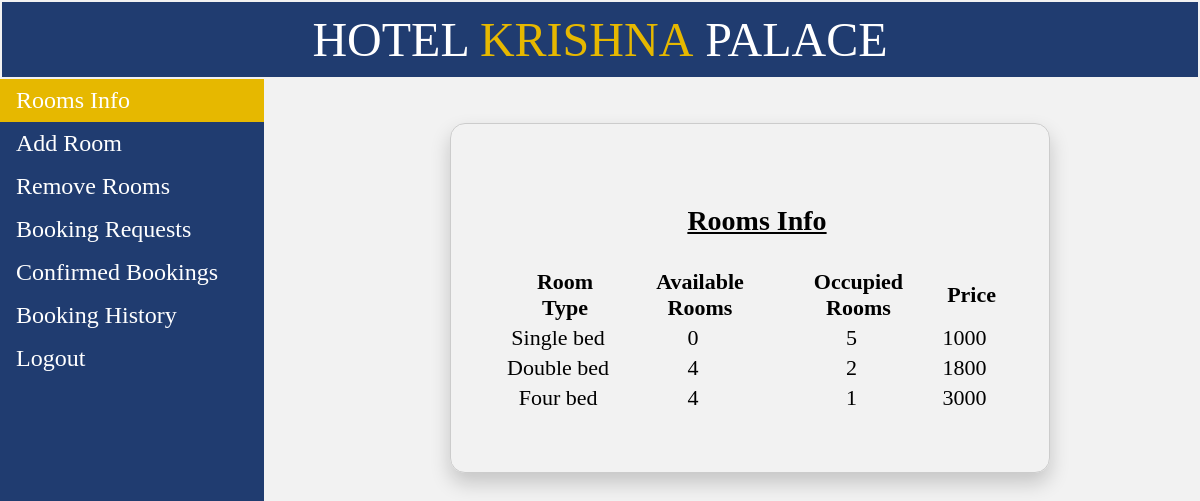
The app's page /admin_view.php with its own data.
### tables this page shows
CREATE TABLE `rooms_count` (
  `room_type` varchar(20) NOT NULL,
  `available_rooms` int(11) NOT NULL,
  `occupied_rooms` int(11) NOT NULL,
  `price` int(11) NOT NULL
);

### admin_view.php (the view, shortened to what this page needs)
<!DOCTYPE html>
<html>
<head>
</head>
<body>
	<table style="width: 100%;">
		<tr>
			<td id="td1" style="padding: 10px; font-size: 48px;">HOTEL <p style="color: #e6b800; display: inline;">KRISHNA</p> PALACE</td>
		</tr>
	</table>
	<ul>
		<li><a href="admin_view.php" class="active">Rooms Info</a></li>
		<li><a href="add_room_admin.php">Add Room</a></li>
		<li><a href="remove_room_admin.php">Remove Rooms</a></li>
		<li><a href="admin_room_status.php">Booking Requests</a></li>
		<li><a href="confirmed_bookings.php">Confirmed Bookings</a></li>
		<li><a href="booking_history.php">Booking History</a></li>
		<li><a href="index.php">Logout</a></li>
	</ul>
	<div style="margin-left:25%;padding:1px 16px;height:1000px;">
		<?php
			$conn = new mysqli("localhost","root","", "iwp");
			$sql = "SELECT * from rooms_count";
			$result=mysqli_query($conn,$sql); ?>
		  	<table class="basic_box">
				<tr>
					<th colspan="4"><p style="font-size: 28px; text-align: center; text-decoration: underline;">Rooms Info</p></th>
				</tr>
				<tr>
					<th>Room Type</th>
					<th>Available Rooms</th>
					<th>Occupied Rooms</th>
					<th>Price</th>
				</tr>
			<?php
			while ($row=mysqli_fetch_row($result))
    		{	?>
				<tr>
					<td><?php echo $row[0]; ?></td>
					<td><?php echo $row[1]; ?></td>
					<td><?php echo $row[2]; ?></td>
					<td><?php echo $row[3];
			} ?></td>
				</tr>
				<tr><td></td></tr><tr><td></td></tr>
			</table>
	</div>
</body>
</html>

### admin_view.php (style rules this page uses)
body { margin: 0; background: #f2f2f2; }
table { font-size: 22px; }
td { text-align: center; }
#td1 { background-color: rgba(09,41,98,0.9); color: white; border: 10px; margin-top: -10px; padding: 10px; }
.basic_box { border: 1px solid #ccc; border-radius: 15px; margin: auto; width: 600px; padding: 50px; box-shadow: 0 10px 20px rgba(0,0,0,0.19); }
th { font-weight: bold; padding-left: 15px; }
ul { list-style-type: none; margin: 0; padding: 0; width: 22%; font-size: 24px; background-color: rgba(09,41,98,0.9); text-decoration: none; position: fixed; height: 100%; overflow: auto; }
li { color: white; }
li a { display: block; color: white; padding: 8px 16px; text-decoration: none; }
li a.active { background-color: #e6b800; color: white; }

### records on screen
rooms_count: room_type "Single bed", available_rooms "0", occupied_rooms "5", price "1000"
rooms_count: room_type "Double bed", available_rooms "4", occupied_rooms "2", price "1800"
rooms_count: room_type "Four bed", available_rooms "4", occupied_rooms "1", price "3000"
